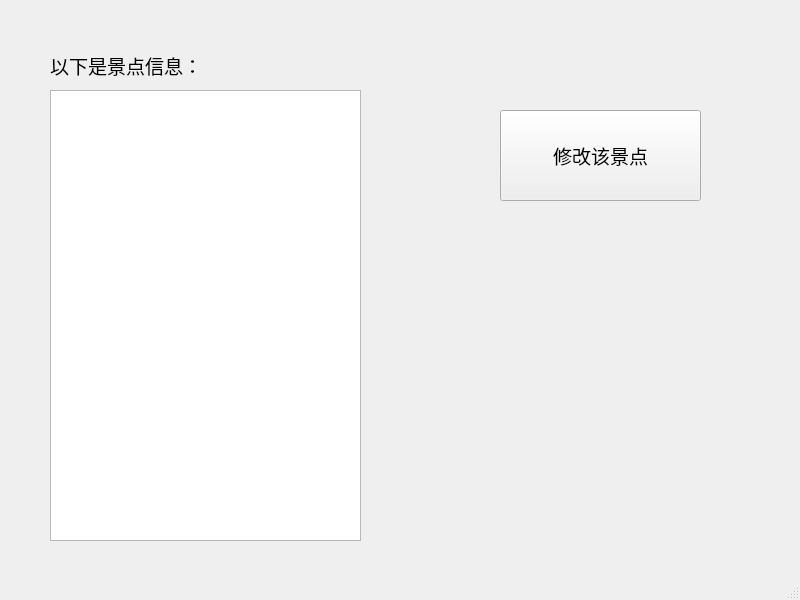
<?xml version="1.0" encoding="UTF-8"?>
<ui version="4.0">
 <class>ch_view</class>
 <widget class="QMainWindow" name="ch_view">
  <property name="geometry">
   <rect>
    <x>0</x>
    <y>0</y>
    <width>800</width>
    <height>600</height>
   </rect>
  </property>
  <property name="windowTitle">
   <string>MainWindow</string>
  </property>
  <widget class="QWidget" name="centralwidget">
   <widget class="QLabel" name="label">
    <property name="geometry">
     <rect>
      <x>50</x>
      <y>50</y>
      <width>181</width>
      <height>31</height>
     </rect>
    </property>
    <property name="font">
     <font>
      <family>Arial</family>
      <pointsize>14</pointsize>
     </font>
    </property>
    <property name="text">
     <string>以下是景点信息：</string>
    </property>
   </widget>
   <widget class="QListWidget" name="listWidget">
    <property name="geometry">
     <rect>
      <x>50</x>
      <y>90</y>
      <width>311</width>
      <height>451</height>
     </rect>
    </property>
   </widget>
   <widget class="QPushButton" name="pushButton">
    <property name="geometry">
     <rect>
      <x>500</x>
      <y>110</y>
      <width>201</width>
      <height>91</height>
     </rect>
    </property>
    <property name="font">
     <font>
      <family>Arial</family>
      <pointsize>14</pointsize>
     </font>
    </property>
    <property name="text">
     <string>修改该景点</string>
    </property>
   </widget>
  </widget>
  <widget class="QMenuBar" name="menubar">
   <property name="geometry">
    <rect>
     <x>0</x>
     <y>0</y>
     <width>800</width>
     <height>23</height>
    </rect>
   </property>
  </widget>
  <widget class="QStatusBar" name="statusbar"/>
 </widget>
 <resources/>
 <connections/>
</ui>
